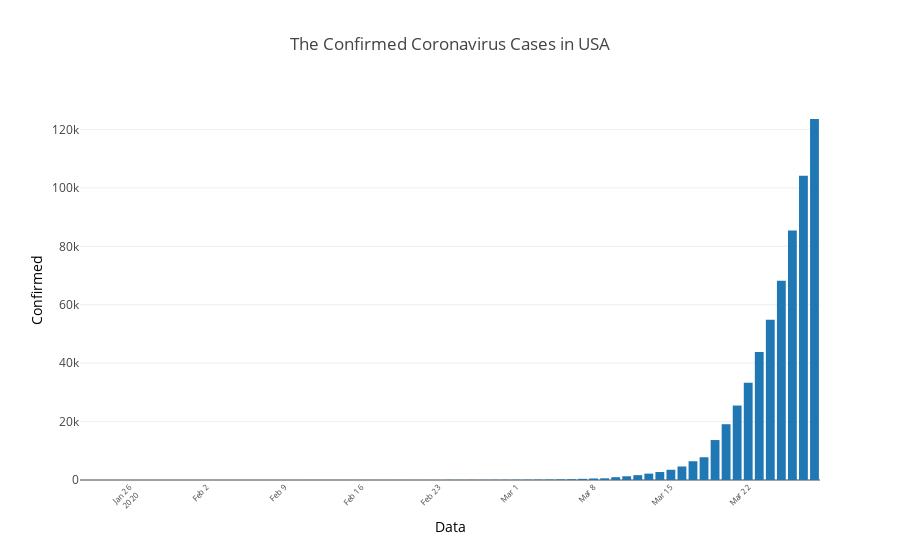

Write notebook code for a chart like this one.
### Code cell
data = [go.Bar(x=df.index,y=df['confirmed'])]
layout = go.Layout(
    title= "The Confirmed Coronavirus Cases in USA",
    yaxis=dict(
        title= dict(text = 'Confirmed', font = dict(color = 'black'))      
    ),
    xaxis=dict(
        title= dict(text = 'Data',font = dict(color = 'black')),
        tickangle = -45,
        tickfont=dict(size = 8),
        automargin=True
    )
)

fig = go.Figure(data=data, layout=layout)
# fig.write_html('Plots/USA_2020-03-22.html')    # save as html file
# fig.write_image('Plots/USA_2020-03-22.pdf')    # save as image file
off.iplot(fig)

### Figure 1 — Plotly figure (JSON) as saved in the notebook; plotly's stock layout.template omitted (floating-point values rounded to 4 significant figures)
{"data": [{"type": "bar", "uid": "5b02b135-ca36-455c-8e67-ee787e0fbadc", "x": ["2020-01-22", "2020-01-23", "2020-01-24", "2020-01-25", "2020-01-26", "2020-01-27", "2020-01-28", "2020-01-29", "2020-01-30", "2020-01-31", "2020-02-01", "2020-02-02", "2020-02-03", "2020-02-04", "2020-02-05", "2020-02-06", "2020-02-07", "2020-02-08", "2020-02-09", "2020-02-10", "2020-02-11", "2020-02-12", "2020-02-13", "2020-02-14", "2020-02-15", "2020-02-16", "2020-02-17", "2020-02-18", "2020-02-19", "2020-02-20", "2020-02-21", "2020-02-22", "2020-02-23", "2020-02-24", "2020-02-25", "2020-02-26", "2020-02-27", "2020-02-28", "2020-02-29", "2020-03-01", "2020-03-02", "2020-03-03", "2020-03-04", "2020-03-05", "2020-03-06", "2020-03-07", "2020-03-08", "2020-03-09", "2020-03-10", "2020-03-11", "2020-03-12", "2020-03-13", "2020-03-14", "2020-03-15", "2020-03-16", "2020-03-17", "2020-03-18", "2020-03-19", "2020-03-20", "2020-03-21", "2020-03-22", "2020-03-23", "2020-03-24", "2020-03-25", "2020-03-26", "2020-03-27", "2020-03-28"], "y": [1, 1, 2, 2, 5, 5, 5, 5, 5, 7, 8, 8, 11, 11, 11, 11, 11, 11, 11, 11, 12, 12, 13, 13, 13, 13, 13, 13, 13, 13, 15, 15, 15, 51, 51, 57, 58, 60, 68, 74, 98, 118, 149, 217, 262, 402, 518, 583, 959, 1281, 1663, 2179, 2727, 3499, 4632, 6421, 7783, 13677, 19100, 25489, 33272, 43781, 54856, 68211, 85435, 104126, 123578]}], "layout": {"title": {"text": "The Confirmed Coronavirus Cases in USA"}, "xaxis": {"automargin": true, "tickangle": -45, "tickfont": {"size": 8}, "title": {"font": {"color": "black"}, "text": "Data"}}, "yaxis": {"title": {"font": {"color": "black"}, "text": "Confirmed"}}}}
